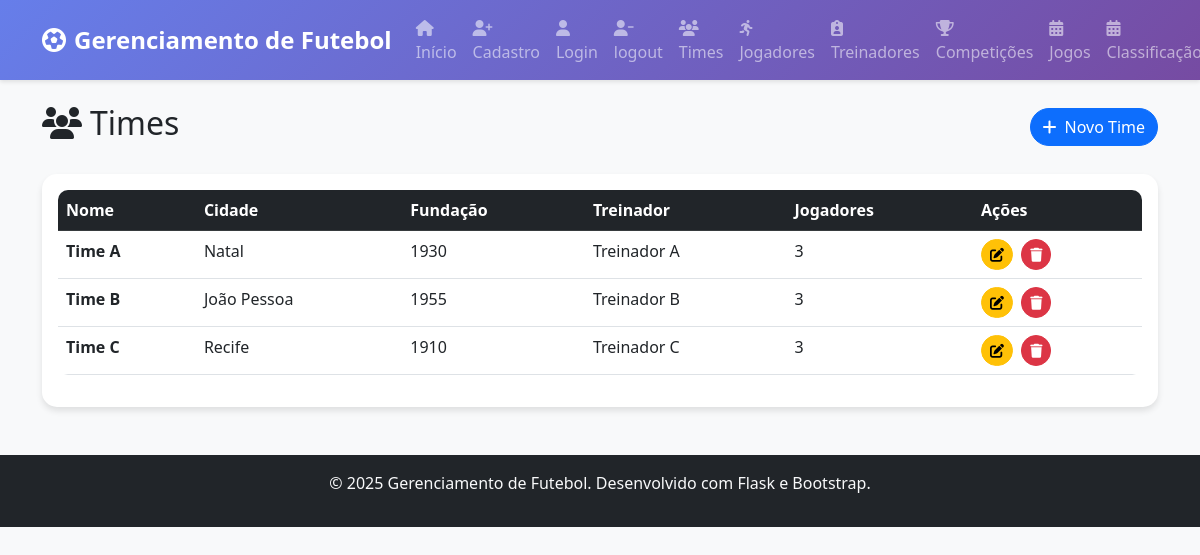
Page /times on the committed database.
### app/models/time.py (models this page shows)
class Time(db.Model):
    id: so.Mapped[int] = so.mapped_column(primary_key=True)
    nome: so.Mapped[str] = so.mapped_column(db.String(100), nullable=False, unique=True)
    cidade: so.Mapped[str] = so.mapped_column(db.String(100), nullable=False)
    ano_fundacao: so.Mapped[int] = so.mapped_column(nullable=False)
    created_at: so.Mapped[datetime] = so.mapped_column(db.DateTime, default=datetime.utcnow)
    updated_at: so.Mapped[datetime] = so.mapped_column(db.DateTime, default=datetime.utcnow, onupdate=datetime.utcnow)
    jogadores: so.Mapped[List['Jogador']] = so.relationship(back_populates='time')
    treinador_id: so.Mapped[Optional[int]] = so.mapped_column(sa.ForeignKey("treinador.id"), index=True, nullable=True)
    treinador: so.Mapped[Optional['Treinador']] = so.relationship("Treinador", back_populates="times", foreign_keys=[treinador_id])
    jogos_casa: so.Mapped[List['Jogo']] = so.relationship('Jogo', foreign_keys='Jogo.time_casa_id', back_populates='time_casa')
    jogos_visitante: so.Mapped[List['Jogo']] = so.relationship('Jogo', foreign_keys='Jogo.time_visitante_id', back_populates='time_visitante')

### app/models/treinador.py (models this page shows)
class Treinador(db.Model):
    id: so.Mapped[int] = so.mapped_column(primary_key=True)
    nome: so.Mapped[str] = so.mapped_column(db.String(100), nullable=False)
    idade: so.Mapped[int] = so.mapped_column(nullable=False)
    nacionalidade: so.Mapped[str] = so.mapped_column(db.String(50), nullable=False)
    anos_experiencia: so.Mapped[int] = so.mapped_column(default=0, nullable=False)
    created_at: so.Mapped[datetime] = so.mapped_column(db.DateTime, default=datetime.utcnow)
    updated_at: so.Mapped[datetime] = so.mapped_column(db.DateTime, default=datetime.utcnow, onupdate=datetime.utcnow)
    times: so.Mapped[List['Time']] = so.relationship("Time", back_populates="treinador")

### app/routes.py (the view)
@app.route('/times')
def times_index():
    times = TimeController.listar_times()
    return render_template('times/index.html', times=times)

### app/controllers/time_controller.py (called while the page is built)
    def listar_times():
        return Time.query.all()

### app/templates/times/index.html (shortened to what this page needs)
{% extends "base.html" %}
{% block content %}
<div class="d-flex justify-content-between align-items-center mb-4">
    <h2><i class="fas fa-users me-2"></i>Times</h2>
    <a href="{{ url_for('times_create') }}" class="btn btn-primary">
        <i class="fas fa-plus me-2"></i>Novo Time
    </a>
</div>
<div class="card">
    <div class="card-body">
        {% if times %}
            <div class="table-responsive">
                <table class="table table-hover">
                    <thead class="table-dark">
                        <tr>
                            <th>Nome</th>
                            <th>Cidade</th>
                            <th>Fundação</th>
                            <th>Treinador</th>
                            <th>Jogadores</th>
                            <th>Ações</th>
                        </tr>
                    </thead>
                    <tbody>
                        {% for time in times %}
                        <tr>
                            <td><strong>{{ time.nome }}</strong></td>
                            <td>{{ time.cidade }}</td>
                            <td>{{ time.ano_fundacao }}</td>
                            <td>{{ time.treinador.nome if time.treinador else 'Sem treinador' }}</td>
                            <td>{{ time.jogadores|length }}</td>
                            <td>
                                <a href="{{ url_for('times_edit', id=time.id) }}" class="btn btn-sm btn-warning me-1">
                                    <i class="fas fa-edit"></i>
                                </a>
                                <form method="POST" action="{{ url_for('times_delete', id=time.id) }}" class="d-inline">
                                    <button type="submit" class="btn btn-sm btn-danger"
                                            onclick="return confirm('Tem certeza que deseja excluir este time?')">
                                        <i class="fas fa-trash"></i>
                                    </button>
                                </form>
                            </td>
                        </tr>
                        {% endfor %}
                    </tbody>
                </table>
            </div>
        {% endif %}
    </div>
</div>
{% endblock %}

### app/templates/base.html (shortened to what this page needs)
<!DOCTYPE html>
<html lang="pt-BR">
<head>
    <link href="https://cdn.jsdelivr.net/npm/bootstrap@5.3.0/dist/css/bootstrap.min.css" rel="stylesheet">
    <link href="https://cdnjs.cloudflare.com/ajax/libs/font-awesome/6.4.0/css/all.min.css" rel="stylesheet">
    <link href="{{ url_for('static', filename='css/style.css') }}" rel="stylesheet">
</head>
<body>
    <nav class="navbar navbar-expand-lg navbar-dark bg-primary">
        <div class="container">
            <a class="navbar-brand" href="{{ url_for('index') }}">
                <i class="fas fa-futbol me-2"></i>Gerenciamento de Futebol
            </a>
            <div class="collapse navbar-collapse" id="navbarNav">
                <ul class="navbar-nav ms-auto">
                    <li class="nav-item">
                        <a class="nav-link" href="{{ url_for('index') }}">
                            <i class="fas fa-home me-1"></i>Início
                        </a>
                    </li>
                    <li class="nav-item">
                        <a class="nav-link" href="{{ url_for('cadastro_index') }}">
                            <i class="fa-solid fa-user-plus"></i>Cadastro
                        </a>
                    </li>
                    <li class="nav-item">
                        <a class="nav-link" href="{{ url_for('login') }}">
                            <i class="fa-solid fa-user"></i>Login
                        </a>
                    </li>
                     <li class="nav-item">
                        <a class="nav-link" href="{{ url_for('logout') }}">
                            <i class="fa-solid fa-user-minus"></i>logout
                        </a>
                    </li>
                    <li class="nav-item">
                        <a class="nav-link" href="{{ url_for('times_index') }}">
                            <i class="fas fa-users me-1"></i>Times
                        </a>
                    </li>
                    <li class="nav-item">
                        <a class="nav-link" href="{{ url_for('jogadores_index') }}">
                            <i class="fas fa-running me-1"></i>Jogadores
                        </a>
                    </li>
                    <li class="nav-item">
                        <a class="nav-link" href="{{ url_for('treinadores_index') }}">
                            <i class="fas fa-clipboard-user me-1"></i>Treinadores
                        </a>
                    </li>
                    <li class="nav-item">
                        <a class="nav-link" href="{{ url_for('competicoes_index') }}">
                            <i class="fas fa-trophy me-1"></i>Competições
                        </a>
                    </li>
                    <li class="nav-item">
                        <a class="nav-link" href="{{ url_for('jogos_index') }}">
                            <i class="fas fa-calendar-alt me-1"></i>Jogos
                        </a>
                    </li>
                    <li class="nav-item">
                        <a class="nav-link" href="{{ url_for('classificacao_index') }}">
                            <i class="fas fa-calendar-alt me-1"></i>Classificação
                        </a>
                    </li>
                </ul>
            </div>
        </div>
    </nav>
    <div class="container my-4">
        {% block content %}{% endblock %}
    </div>
    <footer class="bg-dark text-light text-center py-3 mt-5">
        <div class="container">
            <p>&copy; 2025 Gerenciamento de Futebol. Desenvolvido com Flask e Bootstrap.</p>
        </div>
    </footer>
</body>
</html>

### app/static/css/style.css (style rules this page uses)
body { background-color: #f8f9fa; font-family: 'Segoe UI', Tahoma, Geneva, Verdana, sans-serif; }
.card { border: none; border-radius: 15px; box-shadow: 0 4px 6px rgba(0, 0, 0, 0.1); transition: transform 0.2s ease-in-out; }
.navbar-brand { font-weight: bold; font-size: 1.5rem; }
.table { border-radius: 10px; overflow: hidden; }
.btn { border-radius: 25px; font-weight: 500; transition: all 0.2s ease-in-out; }
.table th { border-top: none; font-weight: 600; }
.navbar { box-shadow: 0 2px 4px rgba(0, 0, 0, 0.1); }
.card { animation: fadeIn 0.5s ease-out; }
.bg-primary { background: linear-gradient(135deg, #667eea 0%, #764ba2 100%) !important; }

### rows in the picture
Time: nome "Time A", cidade "Natal", ano_fundacao "1930", treinador "Treinador A", jogadores|length "3"
Time: nome "Time B", cidade "João Pessoa", ano_fundacao "1955", treinador "Treinador B", jogadores|length "3"
Time: nome "Time C", cidade "Recife", ano_fundacao "1910", treinador "Treinador C", jogadores|length "3"
